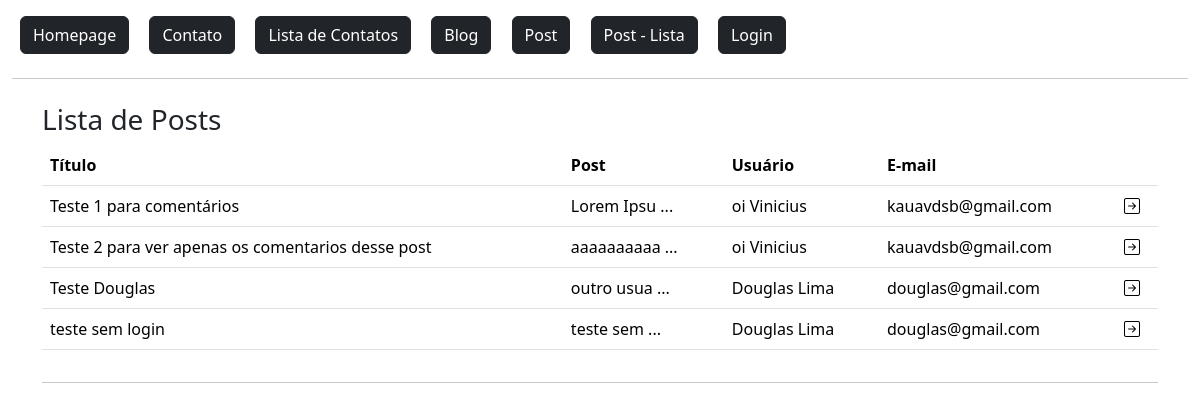
The page /post/lista/ on the database as committed earlier.
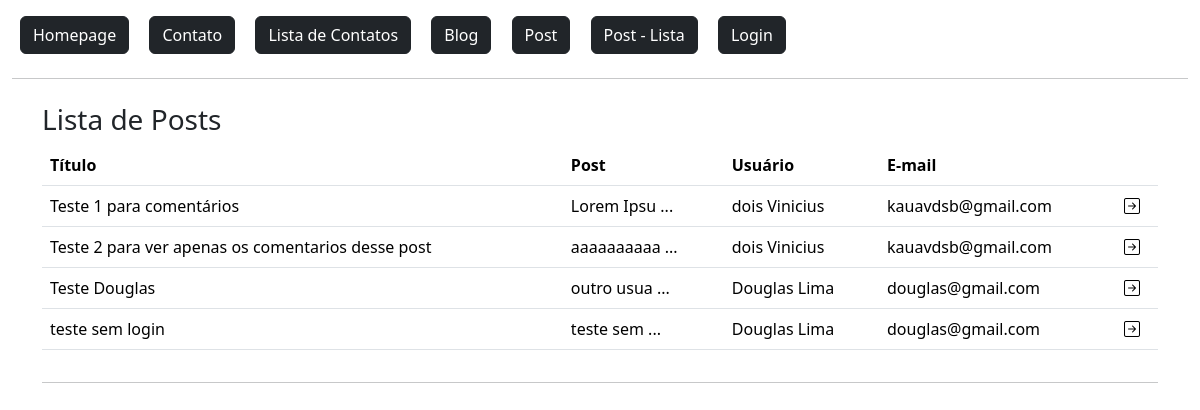
The same page on the database as committed later.
### flaskLearn/models.py (models this page shows, shortened)
class Post(db.Model):
    id = db.Column(db.Integer, primary_key=True)
    data_criacao = db.Column(db.DateTime, default=datetime.now())
    titulo = db.Column(db.String, nullable=True)
    mensagem = db.Column(db.String, nullable=True)
    user_id = db.Column(db.Integer, db.ForeignKey('user.id'), nullable=True) #Tabela que referencia a tabela usuário
    comentarios = db.relationship('PostComentarios', backref='post', lazy=True) #É a tabela referenciada. (um usuario pode ter varios posts)
    def msg_resumo(self):
        len_msg = len(self.mensagem)
        if len_msg > 10:
            return f"{self.mensagem[:10]} ..."
        else:
            return self.mensagem

class User(db.Model, UserMixin):
    id = db.Column(db.Integer, primary_key=True)
    admin = db.Column(db.Boolean, default=False)
    nome = db.Column(db.String, nullable=True)
    sobrenome = db.Column(db.String, nullable=True)
    email = db.Column(db.String, nullable=True)
    senha = db.Column(db.String, nullable=True)
    data_cadastro = db.Column(db.DateTime, default=datetime.now())
    posts = db.relationship('Post', backref='user', lazy=True) #É a tabela referenciada. (um usuario pode ter varios posts)
    post_comentarios = db.relationship('PostComentarios', backref='user', lazy=True) #É a tabela referenciada. (um usuario pode ter varios posts)

### flaskLearn/routes.py (the view)
@app.route('/post/lista/')
def postLista():
    posts = Post.query.all()
    return render_template('posts/post_lista.html', posts=posts)

### flaskLearn/templates/posts/post_lista.html (shortened to what this page needs)
{% extends 'baseTemplate/base.html' %}
{% block content %}
    {% include 'baseTemplate/nav.html' %}
    <div class="container">
        <div class="row mt-4">
            <h3>Lista de Posts</h3>
            <div class="col-12">
                <table class="table">
                    <thead>
                        <tr>
                            <th>Título</th>
                            <th>Post</th>
                            <th>Usuário</th>
                            <th>E-mail</th>
                            <th></th>
                        </tr>
                    </thead>
                    <tbody>
                        {% for linha in posts %}
                            <tr>
                                <td>{{linha.titulo}}</td>
                                <td>{{linha.msg_resumo()}}</td>
                                <td>{{linha.user.nome}} {{linha.user.sobrenome}}</td>
                                <td>{{linha.user.email}}</td>
                                <td>
                                    <a href="{{ url_for('postDetail', id=linha.id) }}">
                                        <i class="bi bi-arrow-right-square text-black"></i>
                                    </a>
                                </td>
                            </tr>
                        {% endfor %}
                    </tbody>
                </table>
            </div>
        </div>
        <hr>
    </div>
{% endblock %}

Rows that differ between the two databases and show on the page:
changed through a linked row, Post "Teste 1 para comentários": user.nome "oi" → "dois"
changed through a linked row, Post "Teste 2 para ver apenas os comentarios desse post": user.nome "oi" → "dois"
